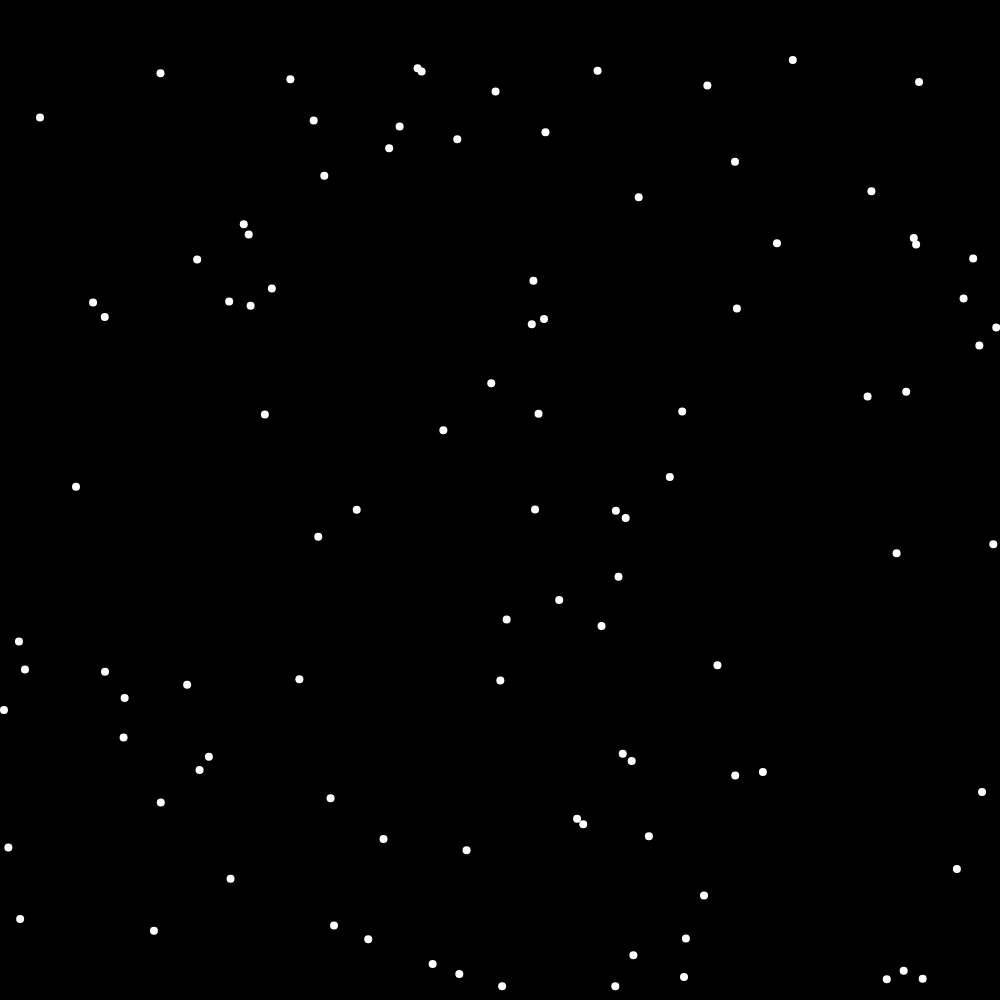
Frame 1 (no input)
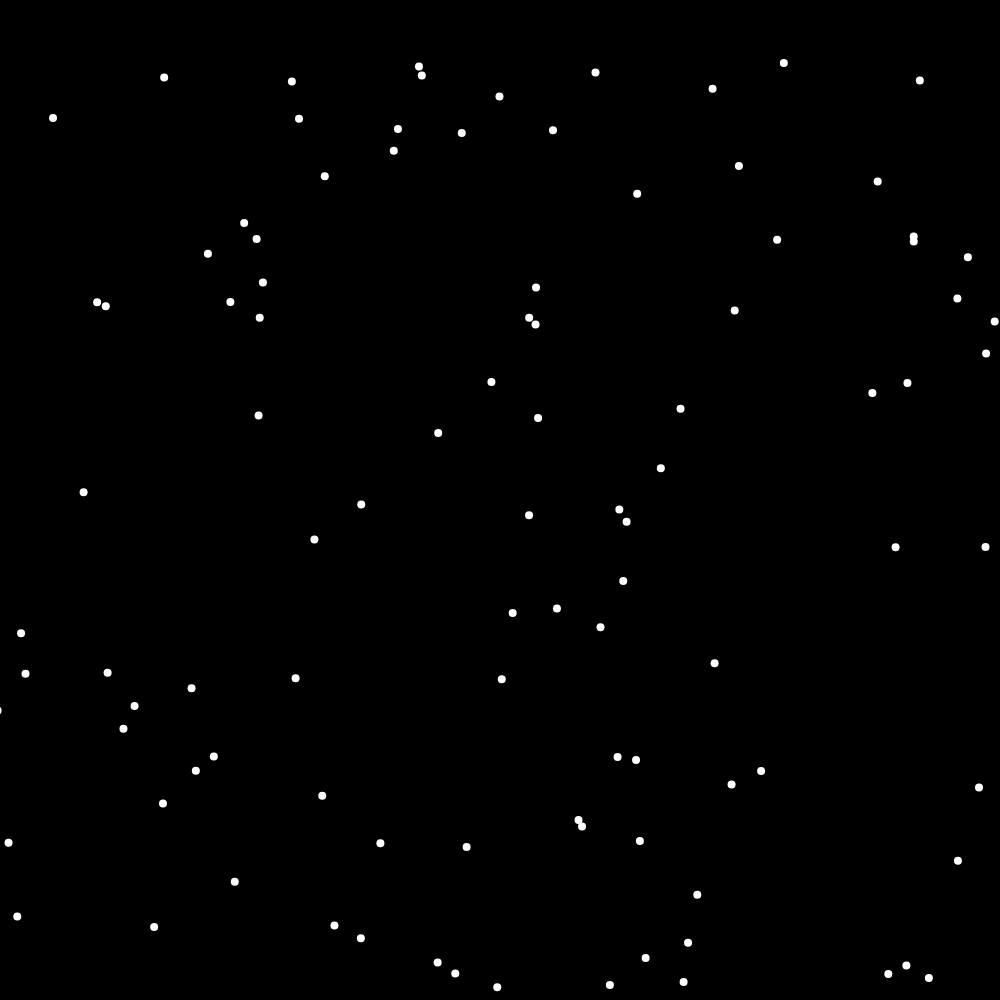
Frame 60 (no input)
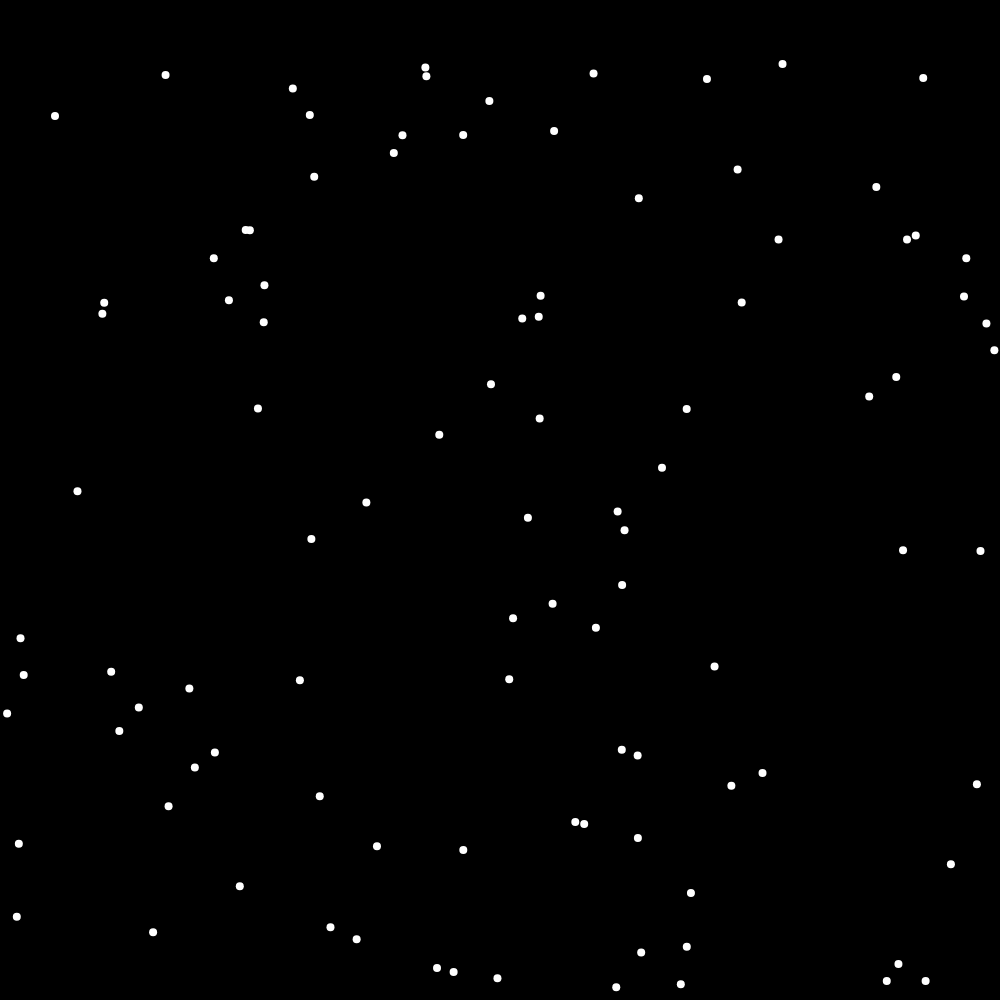
Frame 120 (the mouse pressed at the canvas centre since frame 60)

The p5.js sketch that drew these frames (run headless with seeded random() and noise() and a simulated clock; from frame 60 on, the mouse is pressed at the canvas centre):

// p5.js sketch
// ── sketch.js
var particales = [];
var numOfParticales = 100;

function setup() {
    createCanvas(1000, 1000);
    smooth();

    for (var i =0; i < numOfParticales; i ++) {
    	particales[i] = new Partical();
        particales[i].setup(Math.random()*width, Math.random()*height);
    }
}
function draw() {
    background(0);
    noStroke();
    fill(255);
    for (var i = 0; i < numOfParticales; i ++) {
        particales[i].move();
        particales[i].draw();

    }
   
   
}




// ── partical.js
function Partical() {


    this.setup = function (x, y) {
    	this.myX = x;
    	this.myY = y;
     
    }

    this.move = function() {
        var speed = 2.0
        this.mySpeedX = (Math.random() - 0.5) * speed;
    	this.mySpeedY = (Math.random() - 0.5) * speed;
        this.myX += this.mySpeedX;
        this.myY += this.mySpeedY;
    }

    this.draw = function() {
    	ellipse(this.myX, this.myY, 8, 8)
    }
}
